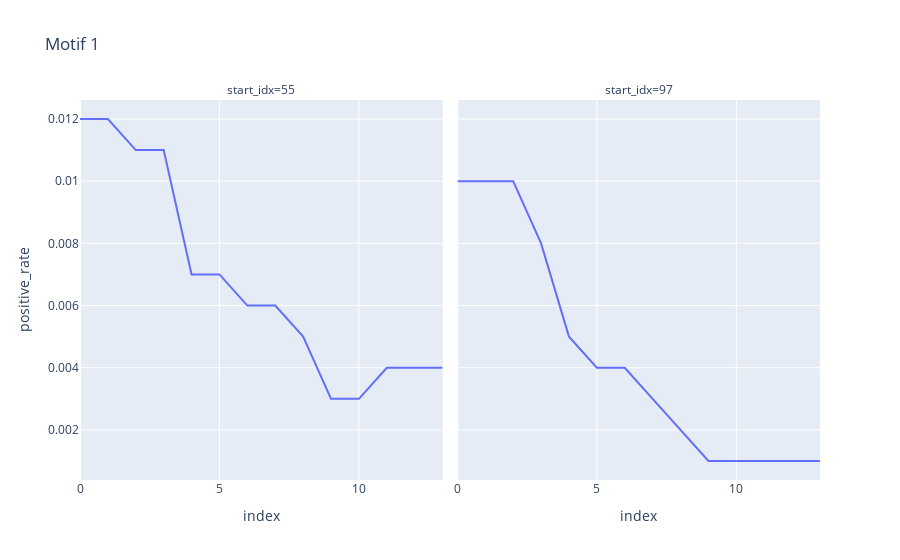
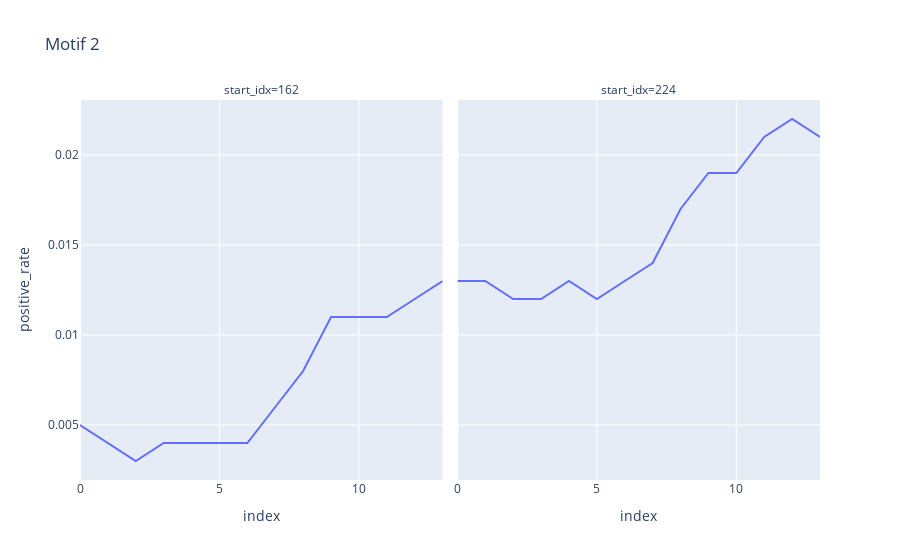
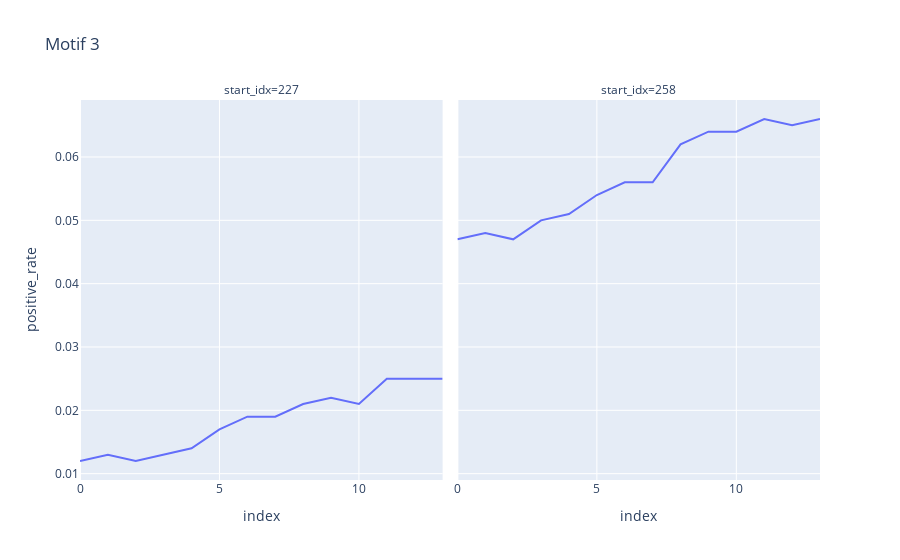
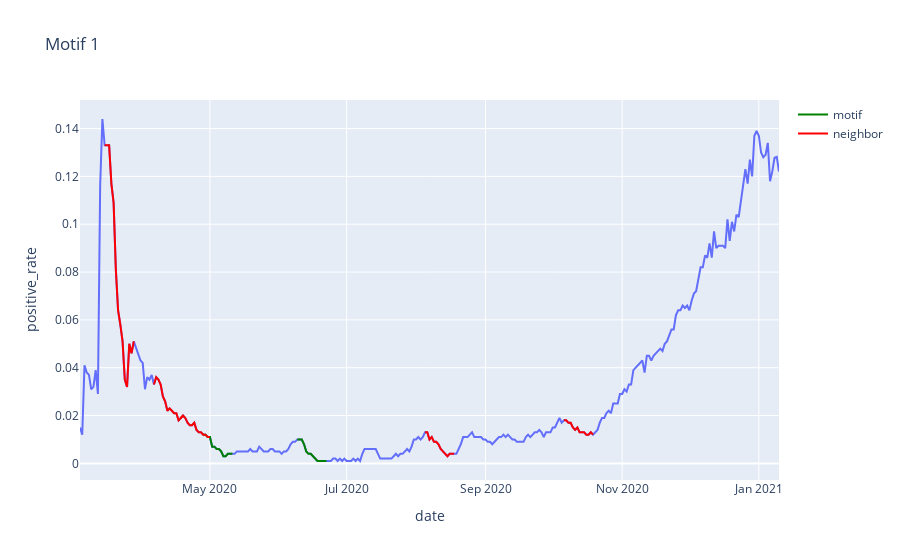

The code cell stored with these charts, in order, in its notebook:
### Code cell
get_motifs(lt_df, 14)

### Figure 1 — Plotly figure (JSON) as saved in the notebook; plotly's stock layout.template omitted (floating-point values rounded to 4 significant figures)
{"data": [{"hovertemplate": "start_idx=55<br>index=%{x}<br>positive_rate=%{y}<extra></extra>", "legendgroup": "", "line": {"color": "#636efa", "dash": "solid"}, "mode": "lines", "name": "", "orientation": "v", "showlegend": false, "type": "scatter", "x": [0, 1, 2, 3, 4, 5, 6, 7, 8, 9, 10, 11, 12, 13], "xaxis": "x", "y": [0.012, 0.012, 0.011, 0.011, 0.007, 0.007, 0.006, 0.006, 0.005, 0.003, 0.003, 0.004, 0.004, 0.004], "yaxis": "y"}, {"hovertemplate": "start_idx=97<br>index=%{x}<br>positive_rate=%{y}<extra></extra>", "legendgroup": "", "line": {"color": "#636efa", "dash": "solid"}, "mode": "lines", "name": "", "orientation": "v", "showlegend": false, "type": "scatter", "x": [0, 1, 2, 3, 4, 5, 6, 7, 8, 9, 10, 11, 12, 13], "xaxis": "x2", "y": [0.01, 0.01, 0.01, 0.008, 0.005, 0.004, 0.004, 0.003, 0.002, 0.001, 0.001, 0.001, 0.001, 0.001], "yaxis": "y2"}], "layout": {"annotations": [{"font": {}, "showarrow": false, "text": "start_idx=55", "x": 0.245, "xanchor": "center", "xref": "paper", "y": 1, "yanchor": "bottom", "yref": "paper"}, {"font": {}, "showarrow": false, "text": "start_idx=97", "x": 0.755, "xanchor": "center", "xref": "paper", "y": 1, "yanchor": "bottom", "yref": "paper"}], "legend": {"tracegroupgap": 0}, "title": {"text": "Motif 1"}, "xaxis": {"anchor": "y", "domain": [0, 0.49], "title": {"text": "index"}}, "xaxis2": {"anchor": "y2", "domain": [0.51, 1], "matches": "x", "title": {"text": "index"}}, "yaxis": {"anchor": "x", "domain": [0, 1], "title": {"text": "positive_rate"}}, "yaxis2": {"anchor": "x2", "domain": [0, 1], "matches": "y", "showticklabels": false}}}

### Figure 2 — Plotly figure (JSON) as saved in the notebook; plotly's stock layout.template omitted (floating-point values rounded to 4 significant figures)
{"data": [{"hovertemplate": "start_idx=162<br>index=%{x}<br>positive_rate=%{y}<extra></extra>", "legendgroup": "", "line": {"color": "#636efa", "dash": "solid"}, "mode": "lines", "name": "", "orientation": "v", "showlegend": false, "type": "scatter", "x": [0, 1, 2, 3, 4, 5, 6, 7, 8, 9, 10, 11, 12, 13], "xaxis": "x", "y": [0.005, 0.004, 0.003, 0.004, 0.004, 0.004, 0.004, 0.006, 0.008, 0.011, 0.011, 0.011, 0.012, 0.013], "yaxis": "y"}, {"hovertemplate": "start_idx=224<br>index=%{x}<br>positive_rate=%{y}<extra></extra>", "legendgroup": "", "line": {"color": "#636efa", "dash": "solid"}, "mode": "lines", "name": "", "orientation": "v", "showlegend": false, "type": "scatter", "x": [0, 1, 2, 3, 4, 5, 6, 7, 8, 9, 10, 11, 12, 13], "xaxis": "x2", "y": [0.013, 0.013, 0.012, 0.012, 0.013, 0.012, 0.013, 0.014, 0.017, 0.019, 0.019, 0.021, 0.022, 0.021], "yaxis": "y2"}], "layout": {"annotations": [{"font": {}, "showarrow": false, "text": "start_idx=162", "x": 0.245, "xanchor": "center", "xref": "paper", "y": 1, "yanchor": "bottom", "yref": "paper"}, {"font": {}, "showarrow": false, "text": "start_idx=224", "x": 0.755, "xanchor": "center", "xref": "paper", "y": 1, "yanchor": "bottom", "yref": "paper"}], "legend": {"tracegroupgap": 0}, "title": {"text": "Motif 2"}, "xaxis": {"anchor": "y", "domain": [0, 0.49], "title": {"text": "index"}}, "xaxis2": {"anchor": "y2", "domain": [0.51, 1], "matches": "x", "title": {"text": "index"}}, "yaxis": {"anchor": "x", "domain": [0, 1], "title": {"text": "positive_rate"}}, "yaxis2": {"anchor": "x2", "domain": [0, 1], "matches": "y", "showticklabels": false}}}

### Figure 3 — Plotly figure (JSON) as saved in the notebook; plotly's stock layout.template omitted (floating-point values rounded to 4 significant figures)
{"data": [{"hovertemplate": "start_idx=227<br>index=%{x}<br>positive_rate=%{y}<extra></extra>", "legendgroup": "", "line": {"color": "#636efa", "dash": "solid"}, "mode": "lines", "name": "", "orientation": "v", "showlegend": false, "type": "scatter", "x": [0, 1, 2, 3, 4, 5, 6, 7, 8, 9, 10, 11, 12, 13], "xaxis": "x", "y": [0.012, 0.013, 0.012, 0.013, 0.014, 0.017, 0.019, 0.019, 0.021, 0.022, 0.021, 0.025, 0.025, 0.025], "yaxis": "y"}, {"hovertemplate": "start_idx=258<br>index=%{x}<br>positive_rate=%{y}<extra></extra>", "legendgroup": "", "line": {"color": "#636efa", "dash": "solid"}, "mode": "lines", "name": "", "orientation": "v", "showlegend": false, "type": "scatter", "x": [0, 1, 2, 3, 4, 5, 6, 7, 8, 9, 10, 11, 12, 13], "xaxis": "x2", "y": [0.047, 0.048, 0.047, 0.05, 0.051, 0.054, 0.056, 0.056, 0.062, 0.064, 0.064, 0.066, 0.065, 0.066], "yaxis": "y2"}], "layout": {"annotations": [{"font": {}, "showarrow": false, "text": "start_idx=227", "x": 0.245, "xanchor": "center", "xref": "paper", "y": 1, "yanchor": "bottom", "yref": "paper"}, {"font": {}, "showarrow": false, "text": "start_idx=258", "x": 0.755, "xanchor": "center", "xref": "paper", "y": 1, "yanchor": "bottom", "yref": "paper"}], "legend": {"tracegroupgap": 0}, "title": {"text": "Motif 3"}, "xaxis": {"anchor": "y", "domain": [0, 0.49], "title": {"text": "index"}}, "xaxis2": {"anchor": "y2", "domain": [0.51, 1], "matches": "x", "title": {"text": "index"}}, "yaxis": {"anchor": "x", "domain": [0, 1], "title": {"text": "positive_rate"}}, "yaxis2": {"anchor": "x2", "domain": [0, 1], "matches": "y", "showticklabels": false}}}

### Figure 4 — Plotly figure (JSON) as saved in the notebook; plotly's stock layout.template omitted (floating-point values rounded to 4 significant figures; data arrays with more than 128 entries replaced by an {"elided": "..."} marker saying what was removed)
{"data": [{"hovertemplate": "date=%{x}<br>positive_rate=%{y}<extra></extra>", "legendgroup": "", "line": {"color": "#636efa", "dash": "solid"}, "mode": "lines", "name": "", "orientation": "v", "showlegend": false, "type": "scatter", "x": {"elided": "313 str values"}, "xaxis": "x", "y": {"elided": "313 float values"}, "yaxis": "y"}, {"legendgroup": "motif", "line": {"color": "green", "width": 2}, "mode": "lines", "name": "motif", "showlegend": true, "type": "scatter", "x": ["2020-04-28", "2020-04-29", "2020-04-30", "2020-05-01", "2020-05-02", "2020-05-03", "2020-05-04", "2020-05-05", "2020-05-06", "2020-05-07", "2020-05-08", "2020-05-09", "2020-05-10", "2020-05-11"], "y": [0.012, 0.012, 0.011, 0.011, 0.007, 0.007, 0.006, 0.006, 0.005, 0.003, 0.003, 0.004, 0.004, 0.004]}, {"legendgroup": "motif", "line": {"color": "green", "width": 2}, "mode": "lines", "name": "motif", "showlegend": false, "type": "scatter", "x": ["2020-06-09", "2020-06-10", "2020-06-11", "2020-06-12", "2020-06-13", "2020-06-14", "2020-06-15", "2020-06-16", "2020-06-17", "2020-06-18", "2020-06-19", "2020-06-20", "2020-06-21", "2020-06-22"], "y": [0.01, 0.01, 0.01, 0.008, 0.005, 0.004, 0.004, 0.003, 0.002, 0.001, 0.001, 0.001, 0.001, 0.001]}, {"legendgroup": "neighbor", "line": {"color": "red", "width": 2}, "mode": "lines", "name": "neighbor", "showlegend": true, "type": "scatter", "x": ["2020-03-15", "2020-03-16", "2020-03-17", "2020-03-18", "2020-03-19", "2020-03-20", "2020-03-21", "2020-03-22", "2020-03-23", "2020-03-24", "2020-03-25", "2020-03-26", "2020-03-27", "2020-03-28"], "y": [0.133, 0.133, 0.133, 0.117, 0.109, 0.081, 0.064, 0.058, 0.051, 0.035, 0.032, 0.05, 0.046, 0.051]}, {"legendgroup": "neighbor", "line": {"color": "red", "width": 2}, "mode": "lines", "name": "neighbor", "showlegend": false, "type": "scatter", "x": ["2020-08-05", "2020-08-06", "2020-08-07", "2020-08-08", "2020-08-09", "2020-08-10", "2020-08-11", "2020-08-12", "2020-08-13", "2020-08-14", "2020-08-15", "2020-08-16", "2020-08-17", "2020-08-18"], "y": [0.013, 0.013, 0.01, 0.011, 0.009, 0.009, 0.008, 0.006, 0.005, 0.004, 0.003, 0.004, 0.004, 0.004]}, {"legendgroup": "neighbor", "line": {"color": "red", "width": 2}, "mode": "lines", "name": "neighbor", "showlegend": false, "type": "scatter", "x": ["2020-10-06", "2020-10-07", "2020-10-08", "2020-10-09", "2020-10-10", "2020-10-11", "2020-10-12", "2020-10-13", "2020-10-14", "2020-10-15", "2020-10-16", "2020-10-17", "2020-10-18", "2020-10-19"], "y": [0.018, 0.018, 0.017, 0.017, 0.015, 0.014, 0.015, 0.013, 0.013, 0.013, 0.012, 0.012, 0.013, 0.012]}, {"legendgroup": "neighbor", "line": {"color": "red", "width": 2}, "mode": "lines", "name": "neighbor", "showlegend": false, "type": "scatter", "x": ["2020-04-06", "2020-04-07", "2020-04-08", "2020-04-09", "2020-04-10", "2020-04-11", "2020-04-12", "2020-04-13", "2020-04-14", "2020-04-15", "2020-04-16", "2020-04-17", "2020-04-18", "2020-04-19"], "y": [0.033, 0.036, 0.035, 0.033, 0.028, 0.026, 0.022, 0.023, 0.022, 0.021, 0.021, 0.018, 0.019, 0.02]}, {"legendgroup": "neighbor", "line": {"color": "red", "width": 2}, "mode": "lines", "name": "neighbor", "showlegend": false, "type": "scatter", "x": ["2020-04-18", "2020-04-19", "2020-04-20", "2020-04-21", "2020-04-22", "2020-04-23", "2020-04-24", "2020-04-25", "2020-04-26", "2020-04-27", "2020-04-28", "2020-04-29", "2020-04-30", "2020-05-01"], "y": [0.019, 0.02, 0.019, 0.017, 0.016, 0.016, 0.017, 0.014, 0.013, 0.013, 0.012, 0.012, 0.011, 0.011]}], "layout": {"legend": {"tracegroupgap": 0}, "title": {"text": "Motif 1"}, "xaxis": {"anchor": "y", "domain": [0, 1], "title": {"text": "date"}}, "yaxis": {"anchor": "x", "domain": [0, 1], "title": {"text": "positive_rate"}}}}
